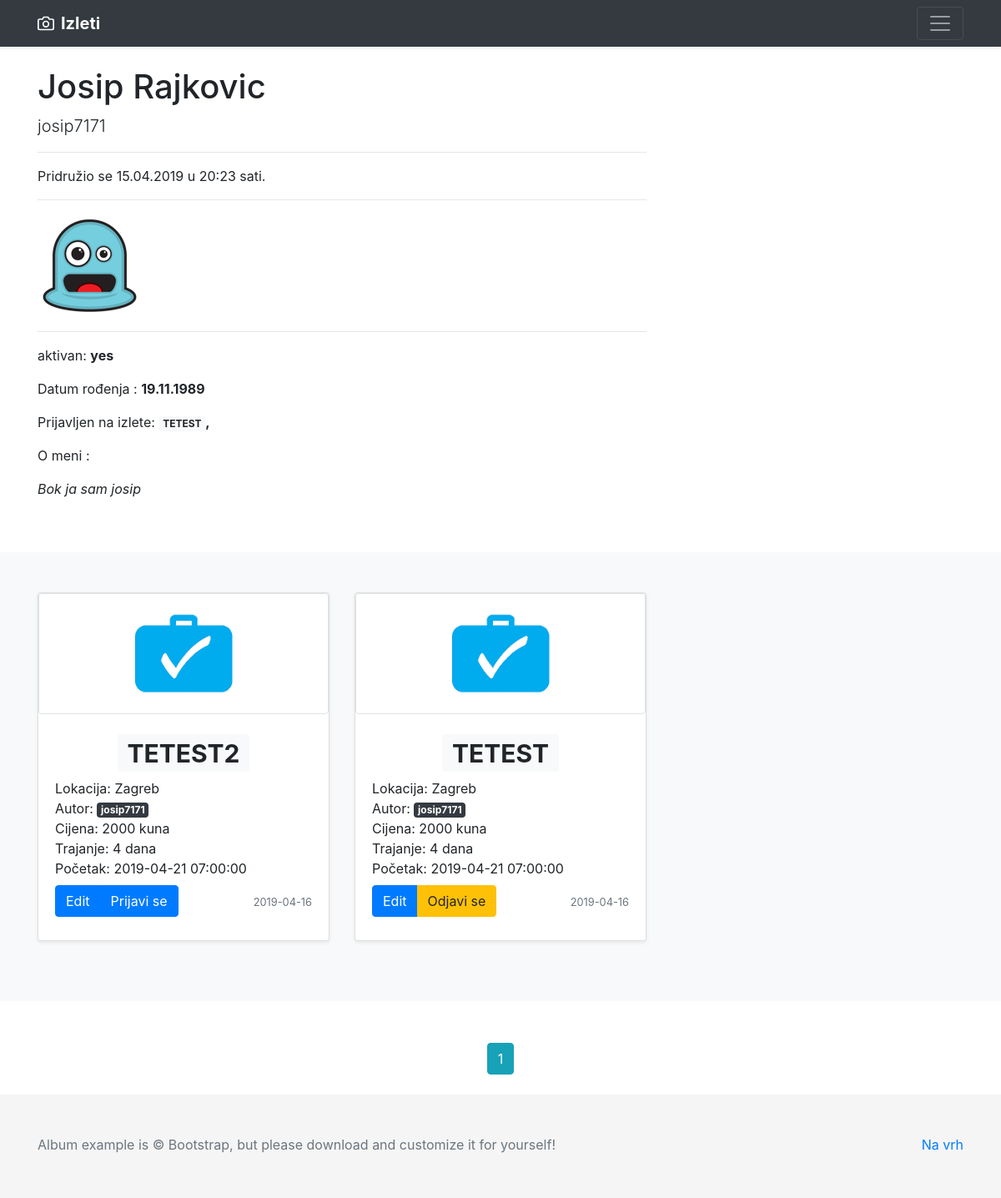
/user/1 (signed in), run on the app's committed database.
### app/models.py (models this page shows, shortened)
class User(db.Model, UserMixin):
    id = db.Column(db.Integer, primary_key=True)
    first_name = db.Column(db.String(25), nullable=False)
    last_name = db.Column(db.String(25), nullable=False)
    full_name = db.Column(db.String(51), nullable=False)
    username = db.Column(db.String(20), unique=True, nullable=False)
    email = db.Column(db.String(50), unique=True, nullable=False)
    address = db.Column(db.String(60))
    country = db.Column(db.String(30))
    phone_number = db.Column(db.String(25))
    gender = db.Column(db.Enum('male', 'female'), nullable=False)
    birth_date = db.Column(db.Date)
    about_me = db.Column(db.String(120))
    date_joined = db.Column(db.DateTime, nullable=False, default=datetime.utcnow)
    active = db.Column(db.Enum('yes', 'no'), default='yes')
    image_file = db.Column(db.String(20), nullable=False, default='default.jpg')
    password = db.Column(db.String(60), nullable=False)
    trips = db.relationship('Trip', backref='author', lazy=True)
    trips_joined = db.relationship('Trip', secondary=user_identifier, lazy='subquery',
                                   backref=db.backref('users', lazy=True))

class Trip(db.Model):
    id = db.Column(db.Integer, primary_key=True)
    name = db.Column(db.String(50), unique=True, nullable=False)
    location = db.Column(db.String(100), nullable=False)
    user_id = db.Column(db.Integer, db.ForeignKey('user.id'), nullable=False)
    date_created = db.Column(db.DateTime, nullable=False, default=datetime.utcnow)
    price = db.Column(db.Integer, nullable=False)
    people_number = db.Column(db.Integer, nullable=False)
    starting_at = db.Column(db.DateTime, nullable=False)
    transport_type = db.Column(db.String(30), nullable=False)
    trip_duration = db.Column(db.Integer, nullable=False)
    details = db.Column(db.Text, nullable=False)
    image_file = db.Column(db.String(20), nullable=False, default='trip_default.jpg')

### app/users/routes.py (the view)
@users.route("/user/<int:id>", methods=["POST", "GET"])
def user_trips(id):
    page = request.args.get('page', 1, type=int)
    user = User.query.filter_by(id=id).first_or_404()
    trips = Trip.query.filter_by(user_id=id).order_by(Trip.date_created.desc()).paginate(page=page, per_page=2)
    return render_template('user_trips2.html', user=user, trips=trips)

### app/models.py (called while the page is built)
@login_manager.user_loader
def load_user(user_id):
    return User.query.get(int(user_id))

### app/templates/user_trips2.html (shortened to what this page needs)
{% extends "layout.html" %}
{% block content %}
  <div class="container">
    <div class="row">
      <div class="col-lg-8">
        <h1 class="mt-4">{{ user.full_name }}</h1>
        <p class="lead">
          {{ user.username }}
        </p>
        <hr>
        <p>Pridružio se {{ user.date_joined.strftime('%d.%m.%Y') }} u {{ user.date_joined.strftime('%H:%M') }} sati.</p>
        <hr>
        <img class="img-fluid rounded" src="{{ url_for('static', filename='profile_pics/' + user.image_file) }}" alt="">
        <hr>
        <p>aktivan: <b>{{ user.active }}</b></p>
        <p>Datum rođenja : <b>{{ user.birth_date.strftime('%d.%m.%Y') }}</b></p>
        <div>
            <p>Prijavljen na izlete:
                <b>
                    {% for trip in user.trips_joined %}
                        <a href="{{ url_for('trips.show_trip', trip_id=trip.id) }}"
                           class="badge badge-light">
                           {{ trip.name }}
                        </a>,
                    {% endfor %}
                </b>
            </p>
        </div>
        <p>O meni :</p>
        <p><i>{{ user.about_me }}</i></p>
        <br><br>
      </div>
      <div class="col-md-4">
      </div>
    </div>
  </div>
    {% set iterated = {'i': False} %}
    {% set count = namespace(a=0) %}
    {% set checker = namespace(a=0) %}
    {%  set users_joined = {} %}
    <main role="main">
       <div class="album py-5 bg-light">
          <div class="container">
            <div class="row">
                {% for trip in trips.items %}
                {%  if trips.page == 0 %}
                    {% set checker = namespace(a=0) %}
                {% else %}
                    {% set checker = namespace(a=1) %}
                {% endif %}
                <div class="col-md-4">
                  <div class="card mb-4 shadow-sm">
                    <img alt="" src="{{ url_for('static', filename='trip_pics/' + trip.image_file) }}"
                        class="img-fluid img-thumbnail" width="100%">
                    <div class="card-body">
                        <div class="card-text row justify-content-md-center">
                            <h1>
                            <a href="{{ url_for('trips.show_trip', trip_id=trip.id) }}"
                               class="badge badge-light">
                                {{ trip.name }}
                            </a>
                        </h1>
                        </div>
                      <div class="card-text">
                          Lokacija: {{ trip.location }}
                      </div>
                      <div class="card-text">
                          Autor:
                          <a href="{{ url_for('users.user_trips', id=trip.author.id) }}" class="badge badge-dark">
                            {{ trip.author.username }}
                          </a>
                      </div>
                      <div class="card-text">
                          Cijena: {{ trip.price }} kuna
                      </div>
                      <div class="card-text">
                          Trajanje: {{ trip.trip_duration }} dana
                      </div>
                      <div class="card-text">
                          Početak: {{ trip.starting_at }}
                      </div>
                      <div class="d-flex justify-content-between align-items-center card-text ">
                        <div class="btn-group">
                            {% if current_user.is_authenticated %}
                                {% if current_user.username == trip.author.username %}
                                    <a href="{{ url_for('trips.show_trip', trip_id=trip.id) }}" class="btn btn-primary my-2">Edit</a><br>
                                {% endif %}
                                {% set iterated = {'i': False} %}
                                {% if not iterated.i %}
                                    <a href="{{ url_for('users.add_traveler', trip_id=trip.id) }}" class="btn btn-primary my-2">Prijavi se</a>
                                {% elif  iterated.i %}
                                    <a href="{{ url_for('users.remove_traveler', trip_id=trip.id) }}" class="btn btn-warning my-2">Odjavi se</a>
                                {% endif %}
                            {% else %}
                                <a href="{{ url_for('users.login') }}" class="btn btn-primary my-2">Login</a>
                            {% endif %}
                            {% set count = namespace(a=0) %}
                            {% for user_joined in trip.users %}
                                {% set count.a = count.a + 1 %}
                            {% endfor %}
                        </div>
                      <div class="card-text">
                            <small class="text-muted">{{ trip.date_created.strftime('%Y-%m-%d') }}</small>
                        </div>
                      </div>
                    </div>
                  </div>
                </div>
    {% endfor %}
            </div>
          </div>
       </div>
    </main>
    <div class="container">
        <div class="row justify-content-md-center" style="margin-top: 50px;">
            <div class="col-md-auto">
                {% for page_num in trips.iter_pages(left_edge=1, right_edge=1, left_current=1, right_current=2) %}
                    {% if page_num %}
                        {% if trips.page == page_num %}
                            <a class="btn btn-info mb-4" href="{{ url_for('main.home', page=page_num) }}">{{ page_num }}</a>
                        {% else %}
                            <a class="btn btn-outline-info mb-4" href="{{ url_for('main.home', page=page_num) }}">{{ page_num }}</a>
                        {% endif %}
                    {% else %}
                    ...
                    {% endif %}
                {% endfor %}
            </div>
        </div>
    </div>
{% endblock content %}

### data on the page
User: full_name "Josip Rajkovic", username "josip7171", date_joined "15.04.2019", date_joined "20:23", image_file (picture), active "yes", birth_date "19.11.1989", about_me "Bok ja sam josip"
Trip: name "TETEST", image_file (placeholder picture), location "Zagreb", author.username "josip7171", price "2000", trip_duration "4", starting_at "2019-04-21 07:00:00", date_created "2019-04-16"
Trip: image_file (placeholder picture), name "TETEST2", location "Zagreb", author.username "josip7171", price "2000", trip_duration "4", starting_at "2019-04-21 07:00:00", date_created "2019-04-16"

### other printed values
{{ page_num }} "1"
